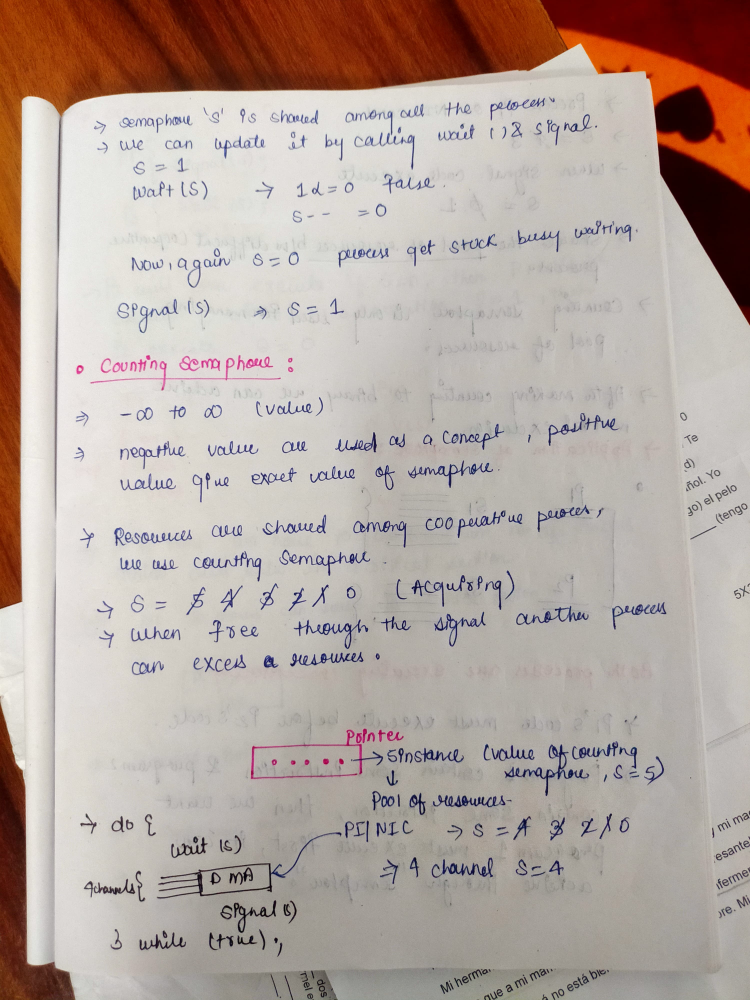
#> input picture image/WhatsApp Image 2025-04-14 at 10.22.09 PM.jpeg, 3000 x 4000 px (shown at 1/4 size); its folder holds only this picture in this run
$ python -i processing.py   (imports and definitions only)
#> lines starting #> are read from the running program, lines starting #| are printed output that depends on the picture; after the words box and inside, x2 and y2 are one past the last pixel; in counts of white or black regions, pixels touching at a corner belong together


import cv2
import numpy as np


# [32 lines left out: function apply_noise_filter, not called in this run]


def is_photo(img):
    """Guess if the picture is a PHOTO (face, scenery) or a TEXT PAGE.
    A text page is almost only white paper and black ink, so it has
    almost NO colour. A photo has a lot of colour (blue wall, skin...).
    We count how many pixels are 'colourful'."""
    small = cv2.resize(img, (400, 400), interpolation=cv2.INTER_AREA)
    hsv = cv2.cvtColor(small, cv2.COLOR_BGR2HSV)
    # S = saturation (how strong the colour is), V = brightness
    colourful = (hsv[..., 1] > 60) & (hsv[..., 2] > 50)
    return float(colourful.mean()) > 0.20


def auto_crop(img):
    """Cuts the empty borders around a TEXT page. Ignores tiny specks."""
    h, w = img.shape[:2]
    gray = cv2.cvtColor(img, cv2.COLOR_BGR2GRAY)
    _, ink = cv2.threshold(gray, 0, 255, cv2.THRESH_BINARY_INV + cv2.THRESH_OTSU)

    k = max(15, w // 12)
    blocks = cv2.dilate(ink, cv2.getStructuringElement(cv2.MORPH_RECT, (k, k)))
    contours, _ = cv2.findContours(blocks, cv2.RETR_EXTERNAL, cv2.CHAIN_APPROX_SIMPLE)
    if not contours:
        return img

    boxes = [cv2.boundingRect(c) for c in contours]
    biggest_area = max(bw * bh for _, _, bw, bh in boxes)
    keep = [b for b in boxes if b[2] * b[3] >= 0.10 * biggest_area]
    x1 = min(b[0] for b in keep)
    y1 = min(b[1] for b in keep)
    x2 = max(b[0] + b[2] for b in keep)
    y2 = max(b[1] + b[3] for b in keep)

    if (x2 - x1) * (y2 - y1) < 0.10 * w * h:
        return img
    return img[y1:y2, x1:x2]


# [73 lines left out: functions order_points, warp_perspective, get_contours, rotate_image, not called in this run]


def detect_document_corners(img):
    """
    Detects the 4 corners of the document boundary.

    IPCV Syllabus Mapping - Unit I & III:
    Uses Gaussian smoothing, Canny edge detection (50, 150), morphological closing,
    and polygon approximation (approxPolyDP) to segment the document paper quadrilateral boundary.

    Returns:
        numpy.ndarray of shape (4, 2) in original image coordinate space, or None.
    """
    h, w = img.shape[:2]
    small = cv2.resize(img, (960, 1280))
    gray = cv2.cvtColor(small, cv2.COLOR_BGR2GRAY) if img.ndim == 3 else small.copy()
    blurred = cv2.GaussianBlur(gray, (5, 5), 0)

    # 1. Standard Canny gradient with morphological close
    edges = cv2.Canny(blurred, 50, 150)
    kernel = cv2.getStructuringElement(cv2.MORPH_RECT, (7, 7))
    edges = cv2.morphologyEx(edges, cv2.MORPH_CLOSE, kernel)

    contours, _ = cv2.findContours(edges, cv2.RETR_EXTERNAL, cv2.CHAIN_APPROX_SIMPLE)
    min_area = 0.05 * 960 * 1280

    for c in sorted(contours, key=cv2.contourArea, reverse=True)[:5]:
        area = cv2.contourArea(c)
        if area > min_area:
            peri = cv2.arcLength(c, True)
            approx = cv2.approxPolyDP(c, 0.02 * peri, True)
            if len(approx) == 4 and cv2.isContourConvex(approx):
                return approx.reshape(4, 2).astype(np.float32) * np.array([w / 960.0, h / 1280.0], dtype=np.float32)

    # 2. Adaptive Otsu fallback for soft indoor lighting
    _, otsu_bin = cv2.threshold(blurred, 0, 255, cv2.THRESH_BINARY + cv2.THRESH_OTSU)
    edges_otsu = cv2.Canny(otsu_bin, 50, 150)
    edges_otsu = cv2.morphologyEx(edges_otsu, cv2.MORPH_CLOSE, kernel)
    contours_otsu, _ = cv2.findContours(edges_otsu, cv2.RETR_EXTERNAL, cv2.CHAIN_APPROX_SIMPLE)

    for c in sorted(contours_otsu, key=cv2.contourArea, reverse=True)[:5]:
        area = cv2.contourArea(c)
        if area > min_area:
            peri = cv2.arcLength(c, True)
            approx = cv2.approxPolyDP(c, 0.02 * peri, True)
            if len(approx) == 4 and cv2.isContourConvex(approx):
                return approx.reshape(4, 2).astype(np.float32) * np.array([w / 960.0, h / 1280.0], dtype=np.float32)

    return None


# [148 lines left out: functions visualize_document_boundary, apply_threshold, compute_grayscale_histogram, apply_histogram_equalization, render_histogram_image, draw_contour, not called in this run]


def enhance_text_page(img):
    """For TEXT pages: even light, white paper, dark sharp text (grey output)."""
    gray = cv2.cvtColor(img, cv2.COLOR_BGR2GRAY)

    h, w = gray.shape
    if w < 1600:
        s = 1600.0 / w
        gray = cv2.resize(gray, None, fx=s, fy=s, interpolation=cv2.INTER_CUBIC)
        h, w = gray.shape

    k1 = max(7, (w // 200) | 1)
    k2 = max(21, (w // 60) | 1)
    bg = cv2.medianBlur(cv2.dilate(gray, np.ones((k1, k1), np.uint8)), k2)
    norm = cv2.divide(gray, bg, scale=255)

    lut = np.clip((np.arange(256) - 70) * 255.0 / (225 - 70), 0, 255).astype(np.uint8)
    out = cv2.LUT(norm, lut)

    blur = cv2.GaussianBlur(out, (0, 0), 1.2)
    return cv2.addWeighted(out, 1.6, blur, -0.6, 0)


# [28 lines left out: functions enhance_photo, enhance_photo_gray, not called in this run]


def process_image(img, mode="auto", output="bw"):
    """Full pipeline: BGR image in -> scanned page out.
    mode   = "auto" (decide by itself), "text" or "photo"
    output = "bw" (black and white, like a printer) or "color" """
    h, w = img.shape[:2]
    scale = 2600.0 / max(h, w)
    if scale < 1:
        img = cv2.resize(img, None, fx=scale, fy=scale, interpolation=cv2.INTER_AREA)
        h, w = img.shape[:2]

    if mode == "photo":
        photo = True
    elif mode == "text":
        photo = False
    else:
        photo = is_photo(img)

    # 1) find the paper corners on a small copy
    small = cv2.resize(img, (960, 1280))
    gray = cv2.cvtColor(small, cv2.COLOR_BGR2GRAY)
    blurred = cv2.GaussianBlur(gray, (5, 5), 1)
    edges = cv2.Canny(blurred, 190, 190)
    edges = cv2.morphologyEx(edges, cv2.MORPH_CLOSE, np.ones((5, 5), np.uint8))
    biggest = detect_document_corners(img)

    # 2) flatten (photos are NOT cropped by ink, so we never cut the face)
    if biggest is not None:
        biggest = biggest.astype(np.float32)
        warped = warp_perspective(img, biggest, crop=not photo)
    else:
        warped = img if photo else auto_crop(img)

    # 3) clean it up in the right way
    if not photo:
        return enhance_text_page(warped)          # text: always clean grey/white
    if output == "bw":
        return enhance_photo_gray(warped)         # photo in black and white
    return enhance_photo(warped)                  # photo in colour

>>> import cv2
>>> picture = cv2.imread('image/WhatsApp Image 2025-04-14 at 10.22.09 PM.jpeg')
#> picture is the input picture: shape (4000, 3000, 3); mean B, G, R 159.8, 167, 181.2
>>> result = process_image(picture)
#> in is_photo, `small = cv2.resize(img, (400, 400), interpolation=cv2.INTER_AREA)`:
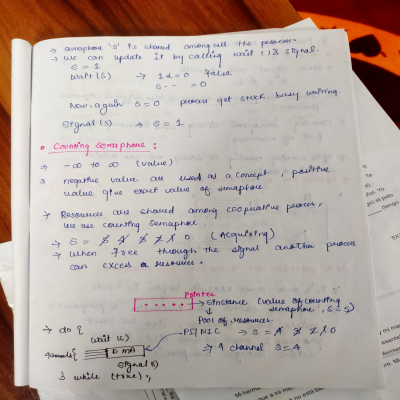
#> small: shape (400, 400, 3); mean of channels 0, 1, 2 159.8, 167, 181.2; drawn as B, G, R
#> in is_photo, `colourful = (hsv[..., 1] > 60) & (hsv[..., 2] > 50)`:
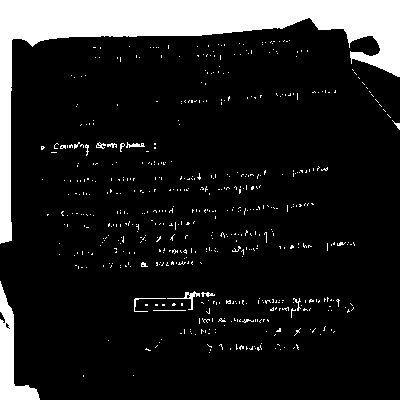
#> colourful: shape (400, 400) bool; 13.2% white; 569 white regions (553 under 20 px), largest, box (x1, y1, x2, y2) and area: (0, 0, 400, 244) 17195, (0, 281, 40, 400) 1707, (167, 291, 200, 310) 114
#> in process_image, `photo = is_photo(img)`: photo = False
#> in detect_document_corners, `edges = cv2.morphologyEx(edges, cv2.MORPH_CLOSE, kernel)`:
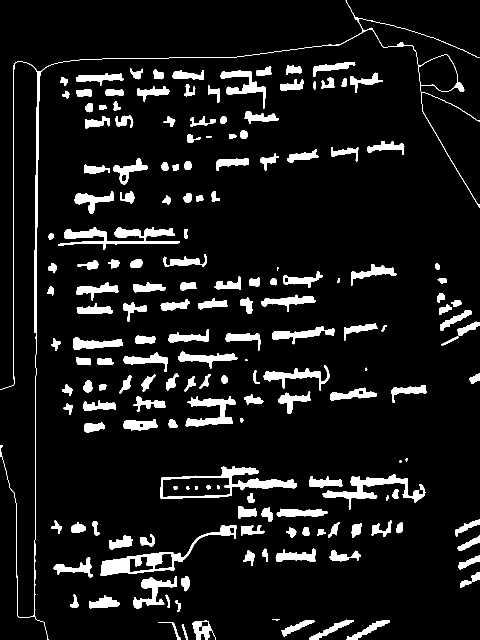
#> edges: shape (1280, 960) (shown at 1/2 size); 8.7% white; 174 white regions (3 under 20 px)
#> in detect_document_corners, `contours, _ = cv2.findContours(edges, cv2.RETR_EXTERNAL, cv2.CHAIN_APP..`: contours = 169 contours, 6 with area under 20; largest, box (x1, y1, x2, y2) and area: (321, 932, 594, 998) 8346, (0, 0, 960, 1280) 6836, (201, 1050, 473, 1151) 5777, (116, 454, 360, 500) 3300, (645, 949, 851, 1019) 3222
#> the loop in detect_document_corners, `for c in sorted(contours, key=cv2.contourArea, reverse=True)[:5]:` made 5 passes
#> area on passes 1 to 5: 8346, 6835.5, 5777, 3300, 3222.5
#> in detect_document_corners, `edges_otsu = cv2.morphologyEx(edges_otsu, cv2.MORPH_CLOSE, kernel)`:
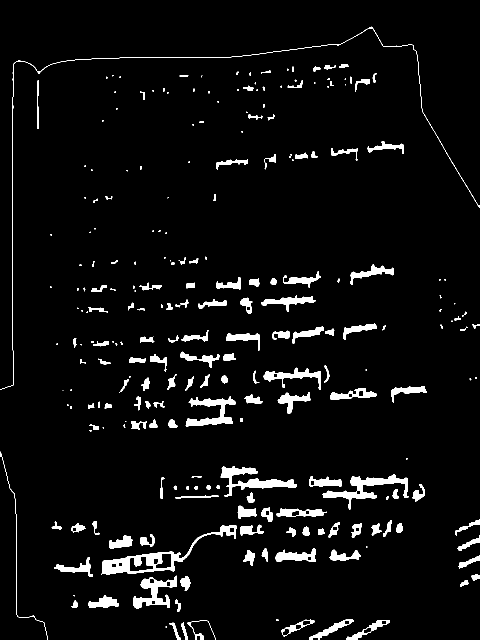
#> edges_otsu: shape (1280, 960) (shown at 1/2 size); 4.7% white; 247 white regions (91 under 20 px)
#> in detect_document_corners, `contours_otsu, _ = cv2.findContours(edges_otsu, cv2.RETR_EXTERNAL, cv2..`: contours_otsu = 247 contours, 105 with area under 20; largest, box (x1, y1, x2, y2) and area: (202, 1050, 473, 1150) 5622, (645, 949, 818, 1019) 2806, (441, 932, 594, 993) 2561, (266, 1151, 354, 1217) 2162, (371, 793, 472, 853) 2068
#> the loop in detect_document_corners, `for c in sorted(contours_otsu, key=cv2.contourArea, reverse=True)[:5]:` made 5 passes
#> area on passes 1 to 5: 5622.5, 2806, 2561, 2161.5, 2067.5
#> in auto_crop, `blocks = cv2.dilate(ink, cv2.getStructuringElement(cv2.MORPH_RECT, (k,..`:
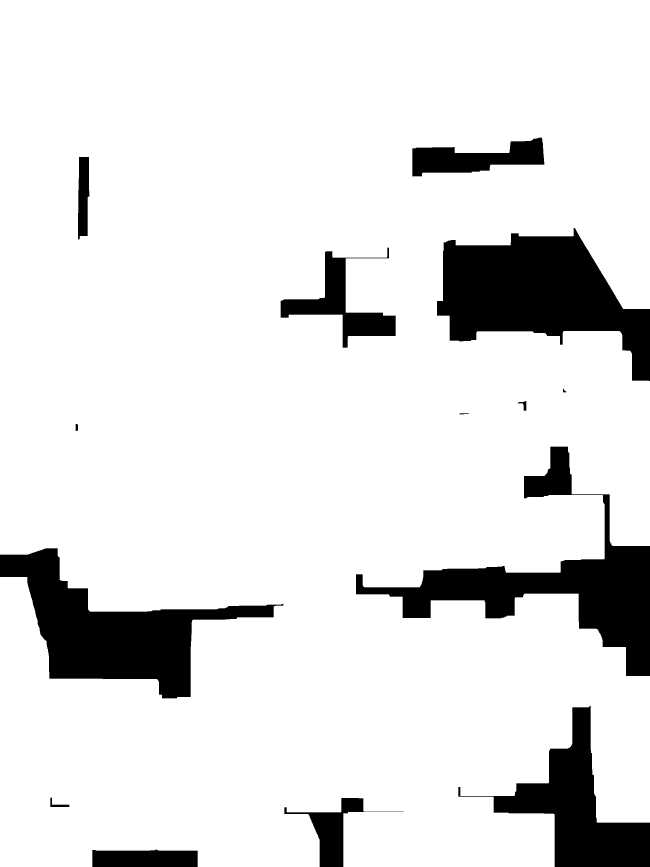
#> blocks: shape (2600, 1950) (shown at 1/3 size); 88.1% white; 14 black regions
#> in auto_crop, `contours, _ = cv2.findContours(blocks, cv2.RETR_EXTERNAL, cv2.CHAIN_AP..`: contours = 1 contour; box (x1, y1, x2, y2) and area: (0, 0, 1950, 2600) 4520148
#> in auto_crop, `boxes = [cv2.boundingRect(c) for c in contours]`: boxes = [(0, 0, 1950, 2600)]
#> in auto_crop, `biggest_area = max(bw * bh for _, _, bw, bh in boxes)`: biggest_area = 5070000
#> in auto_crop, `keep = [b for b in boxes if b[2] * b[3] >= 0.10 * biggest_area]`: keep = [(0, 0, 1950, 2600)]
#> in auto_crop, `x1 = min(b[0] for b in keep)`: x1 = 0
#> in auto_crop, `x2 = max(b[0] + b[2] for b in keep)`: x2 = 1950
#> in auto_crop, `y2 = max(b[1] + b[3] for b in keep)`: y2 = 2600
#> in enhance_text_page, `bg = cv2.medianBlur(cv2.dilate(gray, np.ones((k1, k1), np.uint8)), k2)`:
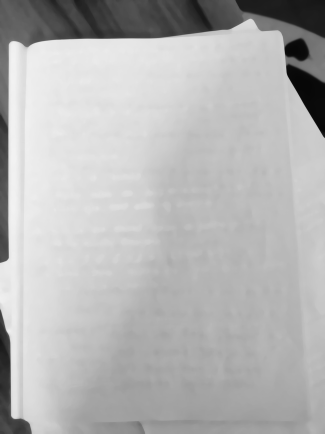
#> bg: shape (2600, 1950) (shown at 1/6 size); min 7, max 242, mean 181.2
#> in enhance_text_page, `out = cv2.LUT(norm, lut)`:
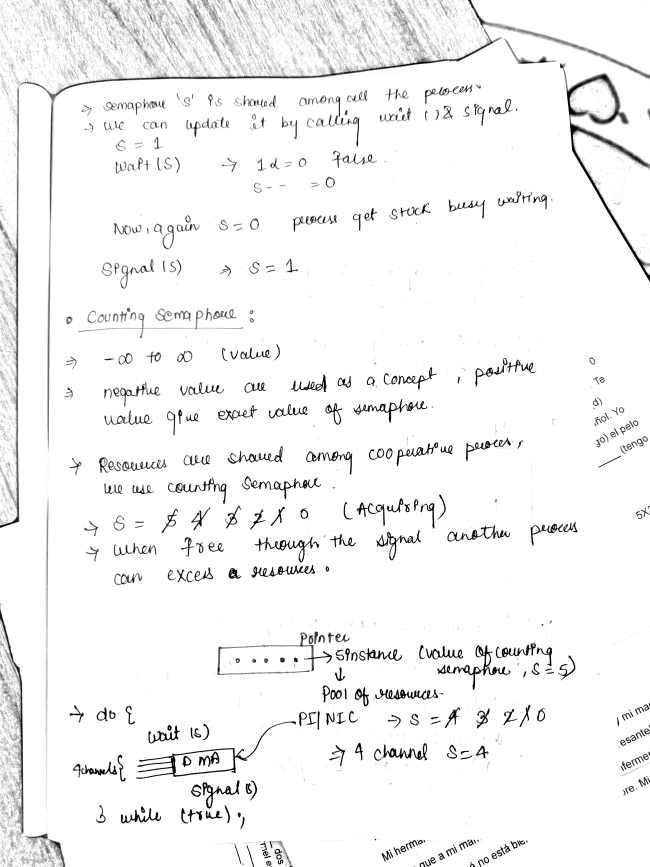
#> out: shape (2600, 1950) (shown at 1/3 size); min 0, max 255, mean 244.2

$ run again, on image/WhatsApp Image 2025-04-14 at 10.38.19 PM.jpeg
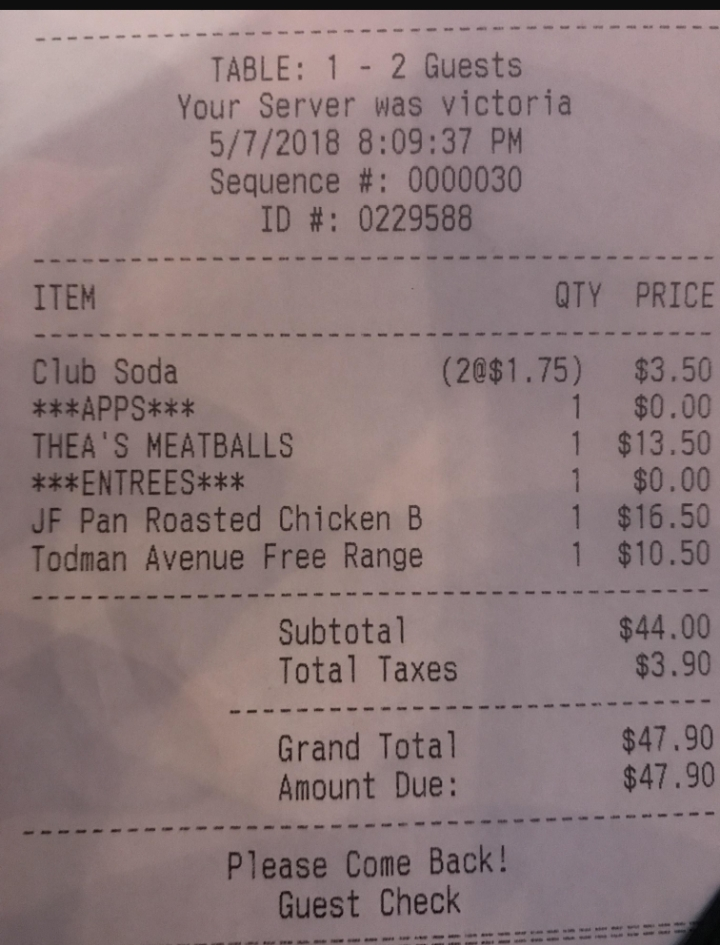
#> input picture image/WhatsApp Image 2025-04-14 at 10.38.19 PM.jpeg, 720 x 945 px
#> picture is the input picture: shape (945, 720, 3); mean B, G, R 123, 122, 141.1
#> hsv: shape (400, 400, 3); mean H, S, V 94.7, 37, 141.1
#> in is_photo, `colourful = (hsv[..., 1] > 60) & (hsv[..., 2] > 50)`:
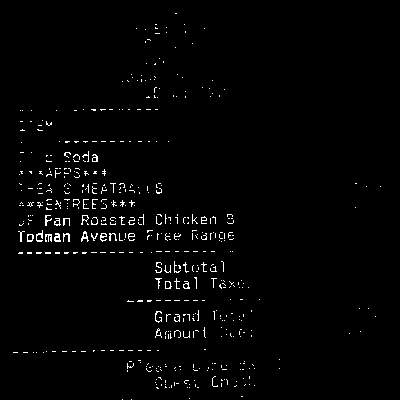
#> colourful: shape (400, 400) bool; 1.8% white in thin lines or dots, all inside (x1, y1, x2, y2) = (13, 13, 381, 400)
#> photo = False
#> in detect_document_corners, `contours, _ = cv2.findContours(edges, cv2.RETR_EXTERNAL, cv2.CHAIN_APP..`: contours = 316 contours, 2 with area under 20; largest, box (x1, y1, x2, y2) and area: (42, 635, 326, 672) 6288, (479, 276, 629, 314) 4742, (545, 224, 696, 261) 4609, (44, 535, 259, 571) 3910, (281, 227, 453, 269) 3854
#> the loop in detect_document_corners, `for c in sorted(contours, key=cv2.contourArea, reverse=True)[:5]:` made 5 passes
#> area on passes 1 to 5: 6288.5, 4741.5, 4609, 3910.5, 3853.5
#> otsu_bin: shape (1280, 960); 83.8% white; 624 black regions (69 under 20 px), largest, box (x1, y1, x2, y2) and area: (0, 839, 230, 1280) 55025, (0, 0, 960, 14) 13440, (876, 1195, 960, 1280) 3638
#> contours_otsu = 327 contours, 42 with area under 20; largest, box (x1, y1, x2, y2) and area: (0, 838, 960, 1280) 10206, (36, 634, 326, 673) 8411, (41, 533, 260, 571) 5178, (478, 275, 630, 314) 5161, (544, 223, 695, 262) 4746
#> the loop in detect_document_corners, `for c in sorted(contours_otsu, key=cv2.contourArea, reverse=True)[:5]:` made 5 passes
#> area on passes 1 to 5: 10205.5, 8411, 5177.5, 5161, 4745.5
#> ink: shape (945, 720); 8.8% white; 751 white regions (215 under 20 px), largest, box (x1, y1, x2, y2) and area: (0, 0, 720, 10) 7200, (0, 895, 75, 945) 2586, (669, 884, 720, 945) 1626
#> blocks: shape (945, 720); 79.2% white; 9 black regions
#> in auto_crop, `contours, _ = cv2.findContours(blocks, cv2.RETR_EXTERNAL, cv2.CHAIN_AP..`: contours = 1 contour; box (x1, y1, x2, y2) and area: (0, 0, 720, 945) 606938
#> boxes = [(0, 0, 720, 945)]
#> biggest_area = 680400
#> keep = [(0, 0, 720, 945)]
#> x1 = 0
#> x2 = 720
#> y2 = 945
#> in enhance_text_page, `return cv2.addWeighted(out, 1.6, blur, -0.6, 0)`:
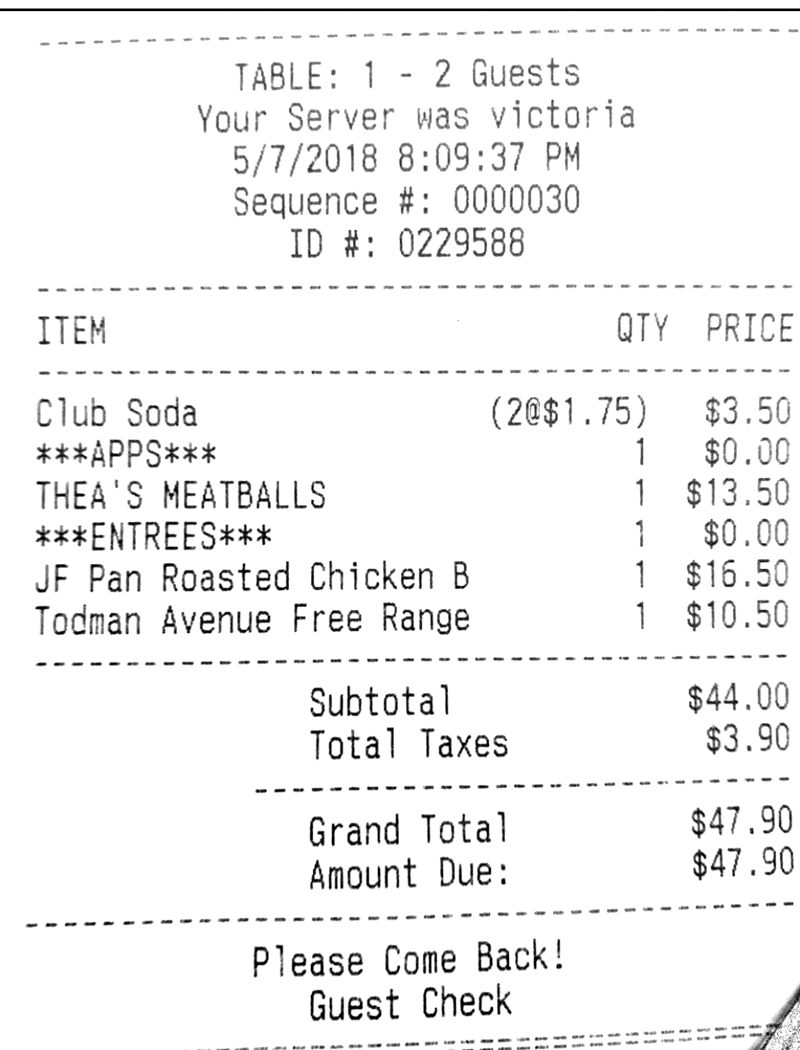
#> returned value: shape (2100, 1600) (shown at 1/2 size); min 0, max 255, mean 243
